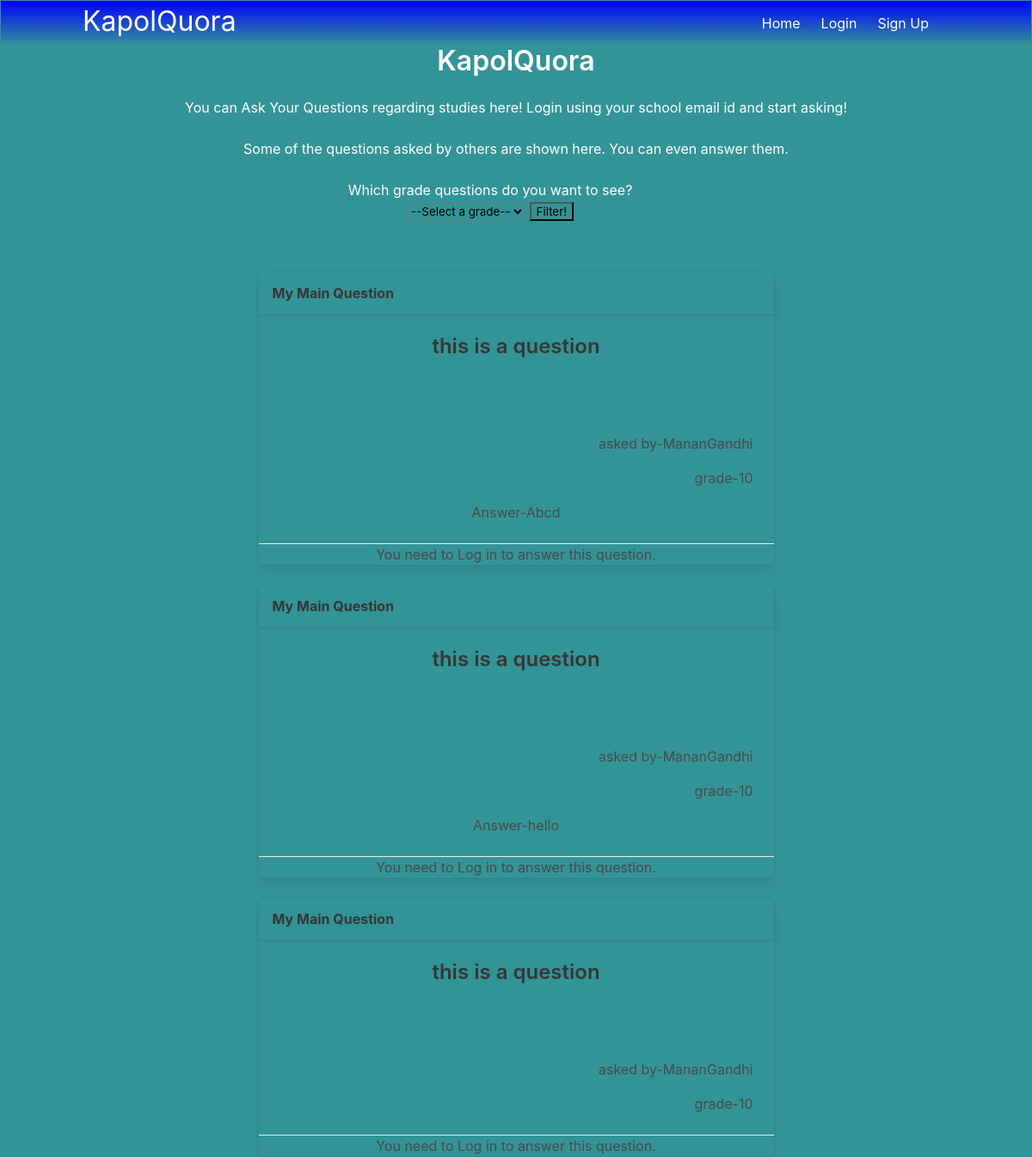
Before: / with the older database file.
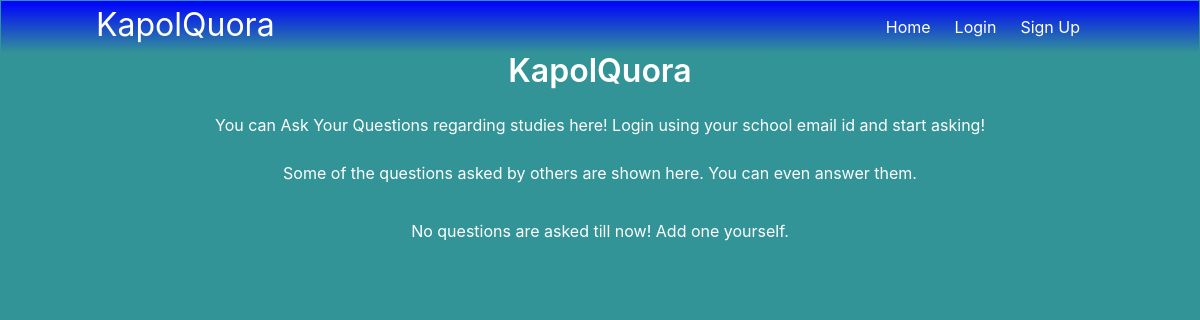
After: the same page with the newer database file.
### models.py (models this page shows)
class Questions(db.Model):
    sno=db.Column(db.Integer, primary_key=True)
    question=db.Column(db.String(1000))
    description=db.Column(db.String(100000))
    author=db.Column(db.String(1000))
    std=db.Column(db.Integer())
    answer=db.Column(db.String(100000))

### main.py (the view)
@main.route('/')
def index():
    return render_template('index.html', data=Questions.query.all()[::-1])

### templates/index.html (shortened to what this page needs)
{% extends "base.html" %}
{% block content %}
<div style="position:relative; top:0%; text-align: center;">
<h1 class="title">KapolQuora</h1>
<h2>You can Ask Your Questions regarding studies here! Login using your school email id and start asking!</h2><br>
<h5>Some of the questions asked by others are shown here. You can even answer them.</h5><br>
{% if data %}
<form action="/" method="POST">
<div style="margin:auto; padding-right:5%; padding-bottom: 3%;">
  <p>Which grade questions do you want to see?</p>
    <select id="std" name="std" style="background-color: transparent">
        <option disabled selected>--Select a grade--</option>
    </select>
    <input style="background-color: transparent;" type="submit" value="Filter!">
</div>
</form>
{% for x in data %}
<br>
<div class="card" style="text-align: center; margin:auto; width: 50%; background-color: transparent;">
    <div class="card-header" style="align-content: center;">
      <p class="card-header-title" style="align-content: center;">
        {{x.question}}
      </p>
    </div>
    <div class="card-content">
      <div class="content">
            <h3>{{x.description}}</h3>
        <br><br><br>
            <p style="text-align:end">asked by-{{x.author}}</p>
            <p style="text-align:end">grade-{{x.std}}</p>
            {% if x.answer %}
              <p>Answer-{{x.answer}}</p>
            {% endif %}
      </div>
    </div>
    {% if current_user.is_authenticated and x.answer %}
    {% elif current_user.is_authenticated %}
    <footer class="card-footer" id="answers-area-{{x.sno}}"><button onclick="answer({{x.sno}})" class="card-footer-item" style="background-color: transparent;">Answer!</button><button onclick="report({{x.sno}})" class="card-footer-item" style="background-color: transparent;">Report</button></footer>
    {% else %}
    <footer class="card-footer"><p style="text-align: center; margin:auto;">You need to Log in to answer this question.</p></footer>
    {% endif %}
  </div>
</div>
{% endfor %}
{% else %}
    <h4 style="padding-top:10px">No questions are asked till now! Add one yourself.</h4>
{% endif %}
{% endblock %}

### templates/base.html (shortened to what this page needs)
<!DOCTYPE html>
<html>
<head>
    <link rel="stylesheet" href="https://cdnjs.cloudflare.com/ajax/libs/bulma/0.7.2/css/bulma.min.css" />
</head>
<body >
    <section class="hero is-primary is-fullheight" style="background-color: rgb(51, 148, 151); padding: 1px;">
        <div class="hero-head">
            <nav class="navbar" style="background-image: linear-gradient( blue, rgb(51, 148, 151));">
                <div class="container">
                    <div class="navbar-brand">
                        <a class="navbar-brand" style="font-size:xx-large;" href="{{url_for('main.index')}}">KapolQuora</a>
                    </div>
                    <div id="navid" class="navbar-menu" style="background-color: transparent;">
                        <div class="navbar-end">
                            <a href="{{ url_for('main.index') }}" class="navbar-item">
                                Home
                            </a>
                            {% if not current_user.is_authenticated %}
                            <a href="{{ url_for('auth.login') }}" class="navbar-item">
                                Login
                            </a>
                            <a href="{{ url_for('auth.signup') }}" class="navbar-item">
                                Sign Up
                            </a>
                            {% endif %}
                        </div>
                    </div>
                </div>
            </nav>
            {% block content %}
            {% endblock %}
        </div>
    </section>
</body>
</html>

Changed rows visible on the page:
removed Questions: question "My Main Question", description "this is a question", author "MananGandhi", std "10", answer "Abcd"
removed Questions: question "My Main Question", description "this is a question", author "MananGandhi", std "10", answer "hello"
removed Questions: question "My Main Question", description "this is a question", author "MananGandhi", std "10"
Other visible differences:
form field std: "--Select a grade--" → (not shown)
form field value: "Filter!" → (not shown)
text no longer shown: "Which grade questions do you want to see?"
text now shown: "No questions are asked till now! Add one yourself."
